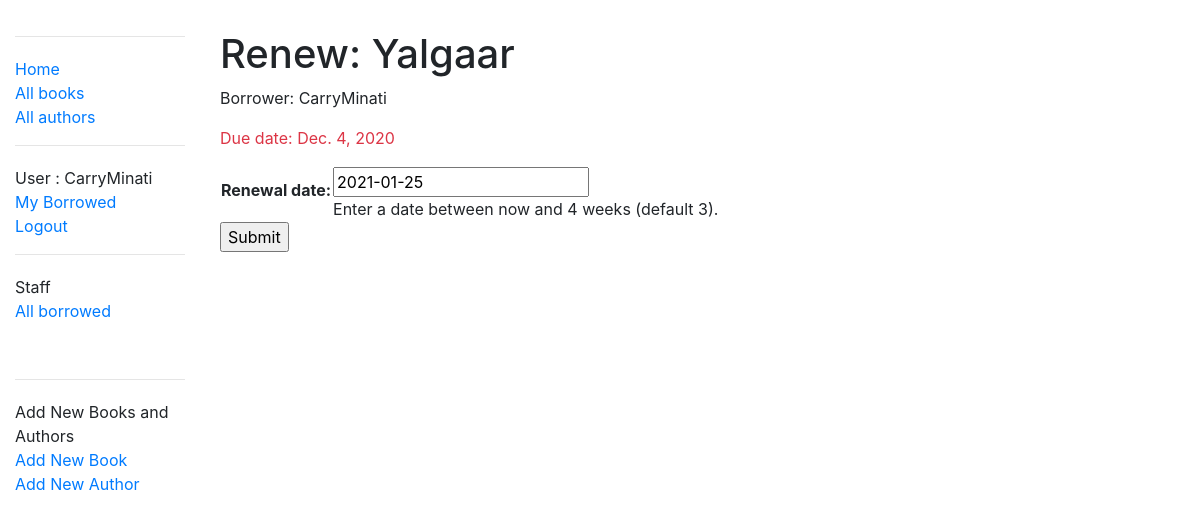
Screenshot of /catalog/book/2cbcd1a4-16a1-4713-8920-f7180810d2a1/renew/ (signed in) with the database file from the repository.
### catalog/models.py (models this page shows, shortened)
class BookInstance(models.Model):
    id = models.UUIDField(primary_key=True, default=uuid.uuid4,
                          help_text="Unique ID for this particular book across whole library")
    book = models.ForeignKey('Book', on_delete=models.SET_NULL, null=True)
    imprint = models.CharField(max_length=200)
    due_back = models.DateField(null=True, blank=True)
    borrower = models.ForeignKey(User, on_delete=models.SET_NULL, null=True, blank=True)
    @property
    def is_overdue(self):
        if self.due_back and date.today() > self.due_back:
            return True
        return False
    LOAN_STATUS = (
        ('d', 'Maintenance'),
        ('o', 'On loan'),
        ('a', 'Available'),
        ('r', 'Reserved'),
    )
    status = models.CharField(
        max_length=1,
        choices=LOAN_STATUS,
        blank=True,
        default='d',
        help_text='Book availability')
    class Meta:
        ordering = ['due_back']
        permissions = (("can_mark_returned", "Set book as returned"),)

class Book(models.Model):
    title = models.CharField(max_length=200)
    author = models.ForeignKey('Author', on_delete=models.SET_NULL, null=True)
    summary = models.TextField(max_length=1000, help_text="Enter a brief description of the book")
    isbn = models.CharField('ISBN', max_length=13,
                            help_text='13 Character <a href="https://www.isbn-international.org/content/what-isbn'
                                      '">ISBN number</a>')
    genre = models.ManyToManyField(Genre, help_text="Select a genre for this book")
    language = models.ForeignKey('Language', on_delete=models.SET_NULL, null=True)
    def display_genre(self):
        """Creates a string for the Genre. This is required to display genre in Admin."""
        return ', '.join([genre.name for genre in self.genre.all()[:3]])
    display_genre.short_description = 'Genre'

### catalog/views.py (the view)
# urls.py: path('book/<uuid:pk>/renew/', views.renew_book_librarian, name='renew-book-librarian'),
@permission_required('catalog.can_mark_returned')
def renew_book_librarian(request, pk):
    book_instance = get_object_or_404(BookInstance, pk=pk)
    if request.method == 'POST':
        form = RenewBookForm(request.POST)
        if form.is_valid():
            book_instance.due_back = form.cleaned_data['renewal_date']
            book_instance.save()
            return HttpResponseRedirect(reverse('all-borrowed'))
    else:
        proposed_renewal_date = datetime.date.today() + datetime.timedelta(weeks=3)
        form = RenewBookForm(initial={'renewal_date': proposed_renewal_date})
    context = {
        'form': form,
        'book_instance': book_instance,
    }
    return render(request, 'catalog/book_renew_librarian.html', context)

### catalog/forms.py (shortened to what this page needs)
class RenewBookForm(forms.Form):
    renewal_date = forms.DateField(
        help_text="Enter a date between now and 4 weeks (default 3).")

### catalog/templates/catalog/book_renew_librarian.html (shortened to what this page needs)
{% extends "base_generic.html" %}
{% block content %}
<div style="margin-left:20px;margin-top:30px">
    <h1>Renew: {{ book_instance.book.title }}</h1>
    <p>Borrower: {{ book_instance.borrower }}</p>
    <p {% if book_instance.is_overdue %} class="text-danger" {% endif %}> Due date: {{ book_instance.due_back }} </p>
    <form action="" method="post"> {% csrf_token %}
        <table>
            {{ form.as_table }}
        </table>
        <input type="submit" value="Submit">
    </form>
</div>
{% endblock %}

### catalog/templates/base_generic.html (shortened to what this page needs)
<!DOCTYPE html>
<html lang="en">
<head>
    <link rel="stylesheet" href="https://stackpath.bootstrapcdn.com/bootstrap/4.1.3/css/bootstrap.min.css"
>
    {% load static %}
    <link rel="stylesheet" href="{% static 'css/styles.css' %}">
</head>
<body>
<div class="container-fluid">
    <div class="row">
        <div class="col-sm-2" style="margin-top:20px">
            {% block sidebar %}
            <hr/>
            <ul class="sidebar-nav">
                <li><a href="{% url 'index' %}">Home</a></li>
                <li><a href="{% url 'books' %}">All books</a></li>
                <li><a href="{% url 'authors' %}">All authors</a></li>
            </ul>
            <hr/>
            <ul class="sidebar-nav">
                {% if user.is_authenticated %}
                <li>User : {{ user.get_username }}</li>
                <li><a href="{% url 'my-borrowed' %}">My Borrowed</a></li>
                <li><a href="{% url 'logout'%}?next={{request.path}}">Logout</a></li>
                {% else %}
                <li><a href="{% url 'login'%}?next={{request.path}}">Login</a></li>
                {% endif %}
            </ul>
            {% if user.is_staff %}
            <hr/>
            <ul class="sidebar-nav">
                <li>Staff</li>
                {% if perms.catalog.can_mark_returned %}
                <li><a href="{% url 'all-borrowed' %}">All borrowed</a></li>
                {% endif %}
            </ul>
            {% endif %}
            <br>
            {% if user.is_staff %}
            <hr/>
            <ul class="sidebar-nav">
                <li>Add New Books and Authors</li>
                <li><a href="{% url 'book_create' %}">Add New Book</a></li>
                <li><a href="{% url 'author_create' %}">Add New Author</a></li>
            </ul>
            {% endif %}
            {% endblock %}
        </div>
        {% block content %} {% endblock %}
        <div class="col-sm-10 ">
        </div>
    </div>
</body>
</html>

### catalog/static/CSS/styles.css (style rules this page uses)
.sidebar-nav { margin-top: 20px; padding: 0; list-style: none; }

### rows the page displays
BookInstance: book "Yalgaar", borrower "CarryMinati", due_back "Dec. 4, 2020"

### other values shown
{{ user.get_username }} "CarryMinati"
